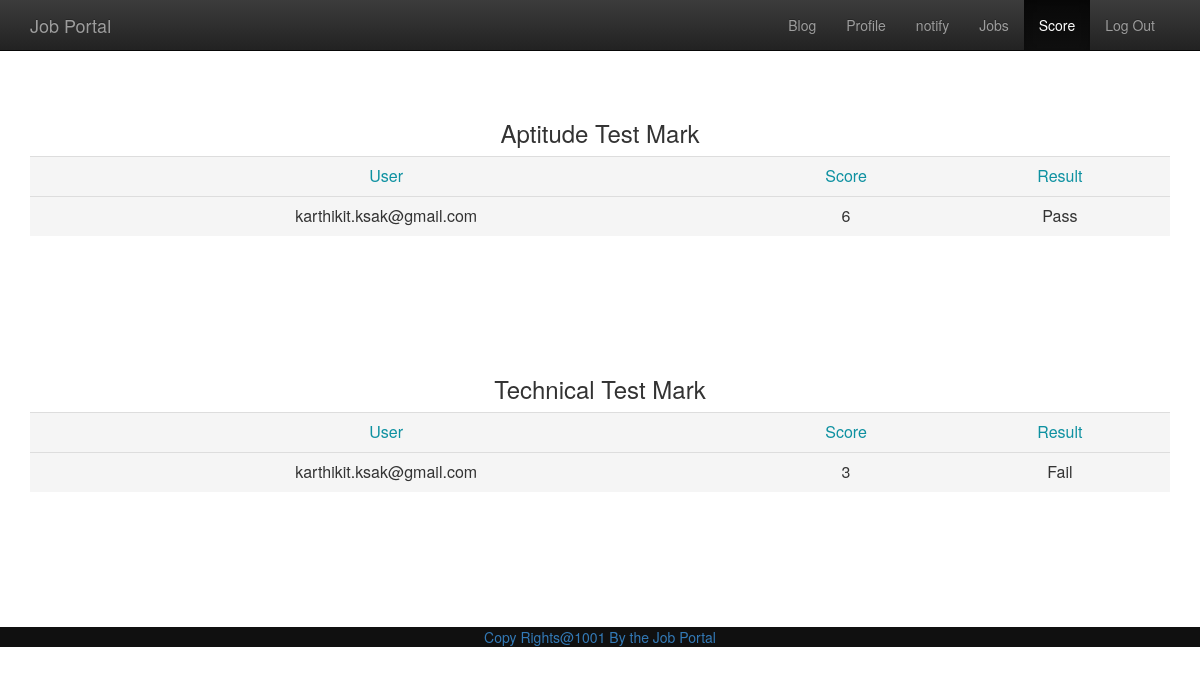
/usermark.php (signed in), run on the app's committed database.
### tables this page shows
CREATE TABLE IF NOT EXISTS `user` (
  `id` int(100) NOT NULL AUTO_INCREMENT,
  `fname` varchar(200) NOT NULL,
  `mname` varchar(200) NOT NULL,
  `lname` varchar(200) NOT NULL,
  `email` varchar(200) NOT NULL,
  `pwd` varchar(200) NOT NULL,
  `dob` date NOT NULL,
  `addr` varchar(200) NOT NULL,
  `inst` varchar(200) NOT NULL,
  `coname` varchar(200) NOT NULL,
  `cgpa` float(20,2) NOT NULL,
  `mobile` varchar(100) NOT NULL,
  `gender` varchar(200) NOT NULL,
  `lang` varchar(200) NOT NULL,
  `country` varchar(100) NOT NULL,
  `cv` varchar(200) NOT NULL,
  `pic` varchar(100) NOT NULL,
  PRIMARY KEY (`id`)
);

CREATE TABLE IF NOT EXISTS `pass` (
  `id` int(100) NOT NULL AUTO_INCREMENT,
  `uid` int(100) NOT NULL,
  `score` varchar(100) NOT NULL,
  `pass` varchar(100) NOT NULL,
  PRIMARY KEY (`id`)
);

CREATE TABLE IF NOT EXISTS `tpass` (
  `id` int(100) NOT NULL AUTO_INCREMENT,
  `uid` int(100) NOT NULL,
  `score` varchar(200) NOT NULL,
  `pass` varchar(200) NOT NULL,
  `test` varchar(200) NOT NULL,
  PRIMARY KEY (`id`)
);

### usermark.php (the view, shortened to what this page needs)
<html>
<head>
<link rel="stylesheet" text="text/css" href="css/bootstrap.min.css">
<link rel="stylesheet" text="text/css" href="css/bootstrap-theme.min.css">
<link rel="stylesheet" text="text/css" href="css/style.css">
<body>
<nav class="navbar navbar-inverse navbar-fixed-top" id="my-navbar">
<div class="container">
<div class="nav-header logo">
<a href="index.php" class="navbar-brand pull-left">Job Portal</a>
</div>
<div class="collapse navbar-collapse menu">
<ul class="nav navbar-nav pull-right" >
<li><a href="blog.php">Blog</a></li>
<li ><a href="profilepage.php">Profile</a></li>
<li ><a href="notification.php">notify</a></li>
<li ><a href="userjobs.php">Jobs</a></li>
<li class="active"><a href="usermark.php">Score</a></li>
<li><a href="alogout.php">Log Out</a></li>
</ul>
</div>
</div>
</nav>
<div class="container" style="margin-top:100px;">
<h3 class="text-center">Aptitude Test Mark</h3>
<table class="table table-responsive text-center">
<tr class="active" style="color:#0E91A1">
<td>User</td>
<td>Score</td>
<td>Result</td>
</tr>
		<?php
		if(isset($_SESSION['id']))
		{
			$uid=$_SESSION['id'];
			$que="select u.id,u.email,p.score,p.pass from user as u inner join pass as p where u.id=p.id && u.id='$uid'";
			$result=mysql_query($que);
			while($row=mysql_fetch_array($result))
			{
				echo "<tr class='active'>";
				echo "<td>".$row['email']."</td>";
				echo "<td>".$row['score']."</td>";
				echo "<td>".$row['pass']."</td>";
				echo "</tr>";
			}
		}
		?>
</table>
</div>
<div class="container" style="margin-top:100px;">
<h3 class="text-center">Technical Test Mark</h3>
<table class="table table-responsive text-center">
<tr class="active" style="color:#0E91A1">
<td>User</td>
<td>Score</td>
<td>Result</td>
</tr>
		<?php
		if(isset($_SESSION['id']))
		{
			$uid=$_SESSION['id'];
			$que="select u.id,u.email,p.score,p.pass from user as u inner join tpass as p where u.id=p.id && u.id='$uid'";
			$result=mysql_query($que);
			while($row=mysql_fetch_array($result))
			{
				echo "<tr class='active'>";
				echo "<td>".$row['email']."</td>";
				echo "<td>".$row['score']."</td>";
				echo "<td>".$row['pass']."</td>";
				echo "</tr>";
			}
		}
		?>
</table>
</div>
<div class="footer text-center bill" style="margin-top:115px;">
<a href="index.php">Copy Rights@1001 <span>By the Job Portal</span></a>
</div>
</body>
</html>

### css/style.css (style rules this page uses)
.bill { background-color:#101010 !important; }

### data on the page
user: email "karthikit.ksak@gmail.com", pass.score "6", pass.pass "Pass", tpass.score "3", tpass.pass "Fail"
